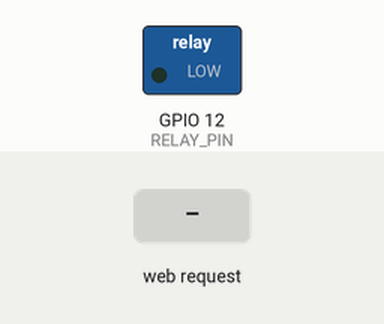
Recording of a sketch running on a simulated ESP32. Shown: switched loads named in the sketch (green lamp = pin HIGH). The inputs (shaded band) are chosen by the test bench.

Above: at 1.2 s.
1.3 s: HTTP request GET /LIGHT=ON received
At 1.8 s:
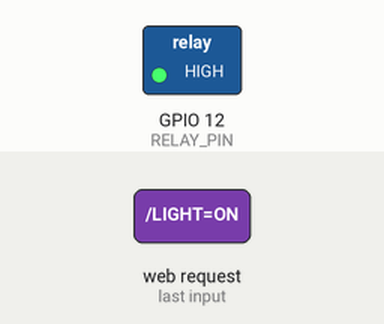
2.8 s: HTTP request GET /LIGHT=OFF received
At 4.1 s:
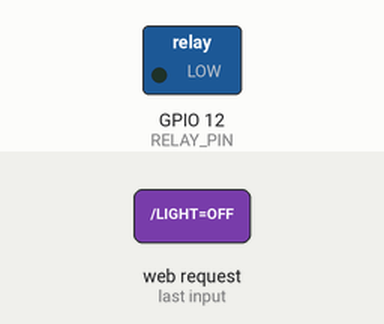
Timing chart, 0 to 5.8 s (numbered marks = the images above; inputs shaded):
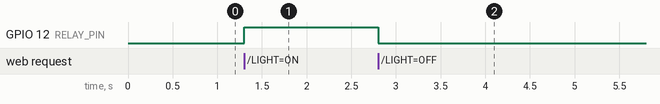

Measured:
- after the input at 1.3 s, GPIO 12 (RELAY_PIN): LOW → HIGH at once
- after the input at 2.8 s, GPIO 12 (RELAY_PIN): HIGH → LOW at once

The sketch:

005_ESP32_Room_Control_Camera_With_Led.ino
```cpp
#include "esp_camera.h"
#include <WiFi.h>

// --- AYARLAR ---
const char* ssid = "EV_WIFI_ADINIZ";
const char* password = "EV_WIFI_SIFRENIZ";
#define RELAY_PIN 12 // Kamera ile uyumlu güvenli pin

// ... (Kamera pin tanımlamaları, AI-Thinker standart)
WiFiServer server(80);

void startCameraServer();

// ... (Kamera kurulum kodları, esp_camera_init() vb.)

void handleWebClient() {
  WiFiClient client = server.available();
  if (!client) return;
  String request = client.readStringUntil('\r');
  if (request.indexOf("/LIGHT=ON") != -1) digitalWrite(RELAY_PIN, HIGH);
  if (request.indexOf("/LIGHT=OFF") != -1) digitalWrite(RELAY_PIN, LOW);

  // Basit HTML arayüzü ile ışık kontrolü
  client.println("HTTP/1.1 200 OK\nContent-Type: text/html\n\n");
  client.println("<html><body><h1>ESP32-CAM Işık Kontrol</h1>");
  client.println("<a href=\"/LIGHT=ON\"><button>ON</button></a>");
  client.println("<a href=\"/LIGHT=OFF\"><button>OFF</button></a></body></html>");
}

void setup() {
  // ... (WIFI bağlantısı ve setup kodları)
  pinMode(RELAY_PIN, OUTPUT);
  startCameraServer(); // Video akışı
  server.begin();      // Buton kontrolü
}

void loop() {
  handleWebClient();
}
```
